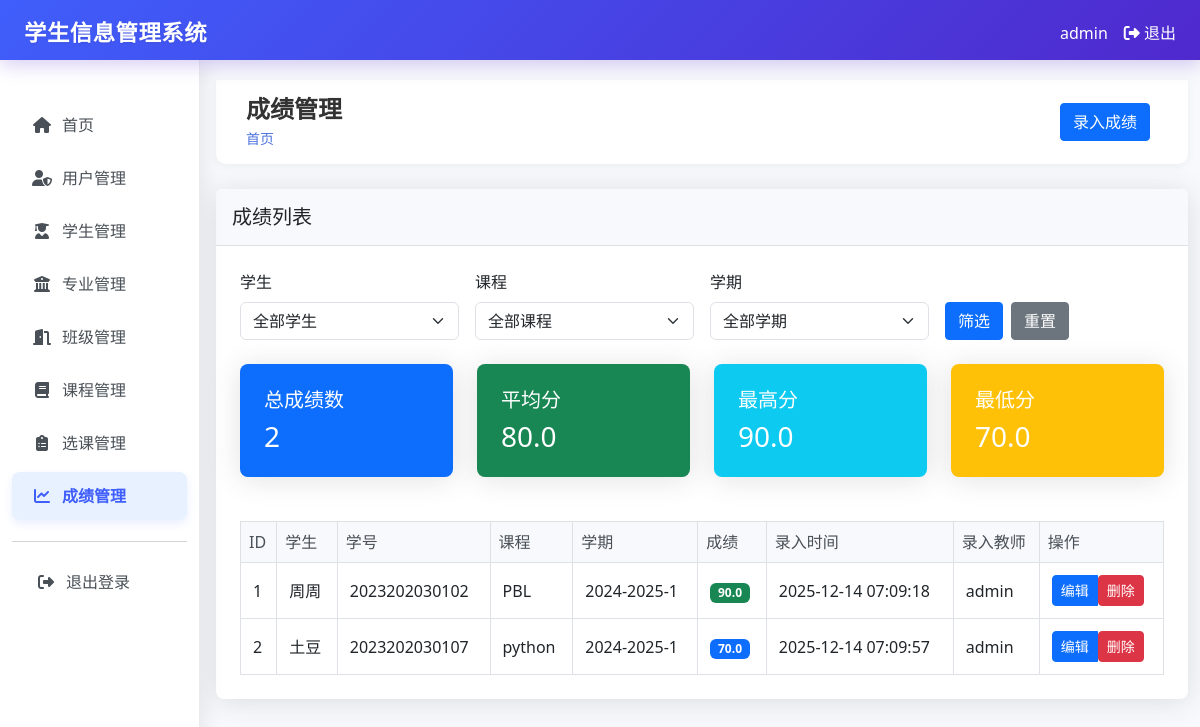
The app's page /grades (signed in), older data.
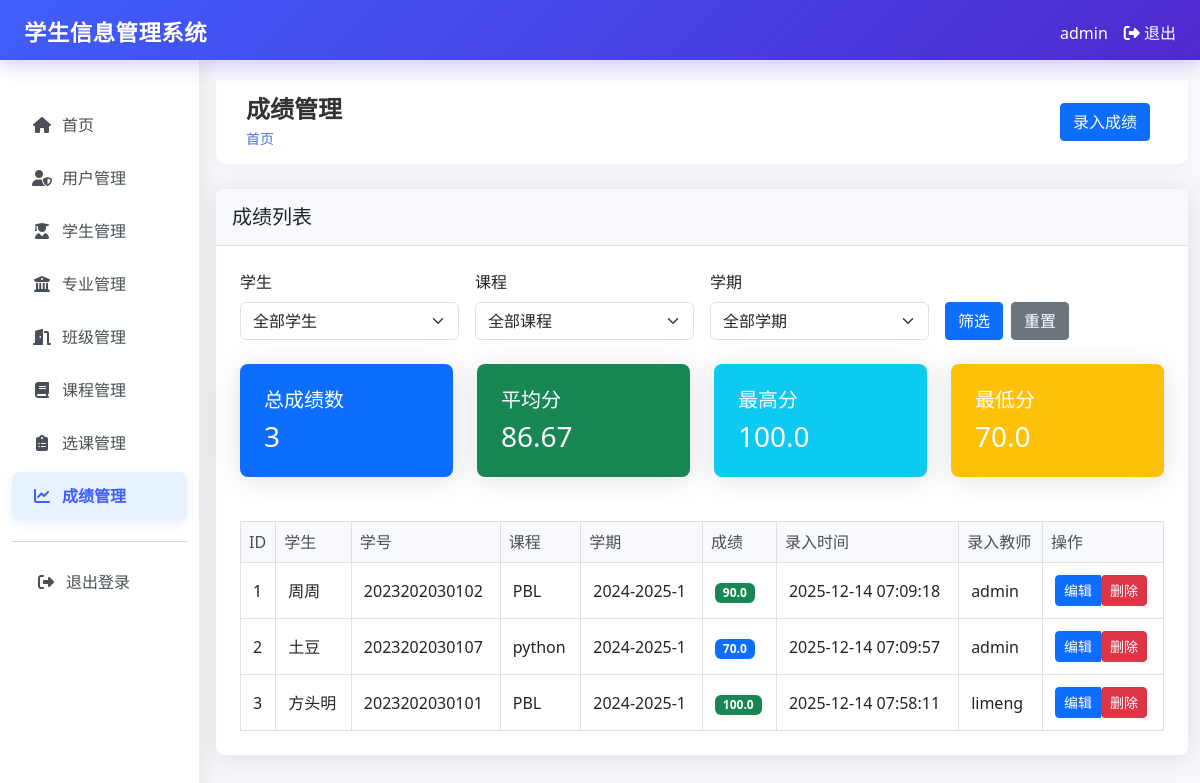
The same page, newer data.
### tables this page shows
CREATE TABLE grades (
        id INTEGER PRIMARY KEY AUTOINCREMENT,
        enrollment_id INTEGER,
        score REAL NOT NULL,
        teacher_id INTEGER,
        created_at TIMESTAMP DEFAULT CURRENT_TIMESTAMP,
        updated_at TIMESTAMP DEFAULT CURRENT_TIMESTAMP,
        FOREIGN KEY (enrollment_id) REFERENCES enrollments (id),
        FOREIGN KEY (teacher_id) REFERENCES users (id)
    );

CREATE TABLE students (
        id INTEGER PRIMARY KEY AUTOINCREMENT,
        student_id TEXT UNIQUE NOT NULL,
        name TEXT NOT NULL,
        gender TEXT NOT NULL,
        birth_date TEXT,
        address TEXT,
        phone TEXT,
        email TEXT,
        major_id INTEGER,
        class_id INTEGER,
        enrollment_date TEXT,
        created_by INTEGER,
        created_at TIMESTAMP DEFAULT CURRENT_TIMESTAMP,
        FOREIGN KEY (major_id) REFERENCES majors (id),
        FOREIGN KEY (class_id) REFERENCES classes (id),
        FOREIGN KEY (created_by) REFERENCES users (id)
    );

CREATE TABLE courses (
        id INTEGER PRIMARY KEY AUTOINCREMENT,
        code TEXT UNIQUE NOT NULL,
        name TEXT NOT NULL,
        description TEXT,
        credits INTEGER,
        created_at TIMESTAMP DEFAULT CURRENT_TIMESTAMP
    );

CREATE TABLE enrollments (
        id INTEGER PRIMARY KEY AUTOINCREMENT,
        student_id INTEGER,
        course_id INTEGER,
        grade REAL,
        semester TEXT,
        created_at TIMESTAMP DEFAULT CURRENT_TIMESTAMP,
        FOREIGN KEY (student_id) REFERENCES students (id),
        FOREIGN KEY (course_id) REFERENCES courses (id)
    );

CREATE TABLE users (
        id INTEGER PRIMARY KEY AUTOINCREMENT,
        username TEXT UNIQUE NOT NULL,
        password TEXT NOT NULL,
        email TEXT UNIQUE NOT NULL,
        role TEXT NOT NULL DEFAULT 'user',
        created_at TIMESTAMP DEFAULT CURRENT_TIMESTAMP
    );

### app.py (the view)
@app.route("/grades")
@login_required
def grades():
    conn = get_db_connection()
    student_id = request.args.get('student_id')
    course_id = request.args.get('course_id')
    semester = request.args.get('semester')
    query = """
        SELECT g.id, s.name as student_name, s.student_id,
               c.name as course_name, e.semester, g.score,
               g.created_at, u.username as teacher_name
        FROM grades g
        JOIN enrollments e ON g.enrollment_id = e.id
        JOIN students s ON e.student_id = s.id
        JOIN courses c ON e.course_id = c.id
        LEFT JOIN users u ON g.teacher_id = u.id
    """
    params = []
    if student_id:
        query += " WHERE s.id = ?"
        params.append(student_id)
    if course_id:
        if not student_id:
            query += " WHERE c.id = ?"
        else:
            query += " AND c.id = ?"
        params.append(course_id)
    if semester:
        if not student_id and not course_id:
            query += " WHERE e.semester = ?"
        else:
            query += " AND e.semester = ?"
        params.append(semester)
    if session.get("role") != "admin":
        if not student_id and not course_id and not semester:
            query += " WHERE s.created_by = ?"
        else:
            query += " AND s.created_by = ?"
        params.append(session["user_id"])
    query += " ORDER BY g.id ASC"
    grades = conn.execute(query, params).fetchall()
    total_grades = len(grades)
    scores = [grade["score"] for grade in grades if grade["score"] is not None]
    average_score = sum(scores) / len(scores) if scores else 0
    max_score = max(scores) if scores else 0
    min_score = min(scores) if scores else 0
    if session.get("role") == "admin":
        students = conn.execute("SELECT id, name, student_id FROM students ORDER BY name").fetchall()
    else:
        students = conn.execute("SELECT id, name, student_id FROM students WHERE created_by = ? ORDER BY name",
                               (session["user_id"],)).fetchall()
    courses = conn.execute("SELECT id, name FROM courses ORDER BY name").fetchall()
    conn.close()
    return render_template("grades/index.html",
                          grades=grades,
                          total_grades=total_grades,
                          average_score=average_score,
                          max_score=max_score,
                          min_score=min_score,
                          students=students,
                          courses=courses)

### app.py (called while the page is built)
def login_required(f):
    @wraps(f)
    def decorated_function(*args, **kwargs):
        if "user_id" not in session:
            return redirect(url_for("login"))
        return f(*args, **kwargs)
    return decorated_function

def get_db_connection():
    conn = sqlite3.connect("student_management.db")
    conn.row_factory = sqlite3.Row
    return conn

### templates/grades/index.html (shortened to what the changed rows need)
{% extends "base.html" %}
{% block header %}成绩管理{% endblock %}
{% block content %}
<div class="card">
    <div class="card-body">
        <div class="row mb-4">
            <div class="col-md-3">
                <div class="card bg-primary text-white">
                    <div class="card-body">
                        <h5 class="card-title">总成绩数</h5>
                        <h3 class="card-text">{{ total_grades }}</h3>
                    </div>
                </div>
            </div>
            <div class="col-md-3">
                <div class="card bg-success text-white">
                    <div class="card-body">
                        <h5 class="card-title">平均分</h5>
                        <h3 class="card-text">{{ average_score|round(2) }}</h3>
                    </div>
                </div>
            </div>
            <div class="col-md-3">
                <div class="card bg-info text-white">
                    <div class="card-body">
                        <h5 class="card-title">最高分</h5>
                        <h3 class="card-text">{{ max_score }}</h3>
                    </div>
                </div>
            </div>
            <div class="col-md-3">
                <div class="card bg-warning text-white">
                    <div class="card-body">
                        <h5 class="card-title">最低分</h5>
                        <h3 class="card-text">{{ min_score }}</h3>
                    </div>
                </div>
            </div>
        </div>
        <div class="table-responsive">
            <table class="table table-bordered table-hover">
                <thead class="table-light">
                    <tr>
                        <th>ID</th>
                        <th>学生</th>
                        <th>学号</th>
                        <th>课程</th>
                        <th>学期</th>
                        <th>成绩</th>
                        <th>录入时间</th>
                        <th>录入教师</th>
                        <th>操作</th>
                    </tr>
                </thead>
                <tbody>
                    {% for grade in grades %}
                    <tr>
                        <td>{{ grade.id }}</td>
                        <td>{{ grade.student_name }}</td>
                        <td>{{ grade.student_id }}</td>
                        <td>{{ grade.course_name }}</td>
                        <td>{{ grade.semester }}</td>
                        <td>
                            {% if grade.score >= 90 %}
                            <span class="badge bg-success">{{ grade.score }}</span>
                            {% elif grade.score >= 80 %}
                            <span class="badge bg-info">{{ grade.score }}</span>
                            {% elif grade.score >= 70 %}
                            <span class="badge bg-primary">{{ grade.score }}</span>
                            {% elif grade.score >= 60 %}
                            <span class="badge bg-warning">{{ grade.score }}</span>
                            {% else %}
                            <span class="badge bg-danger">{{ grade.score }}</span>
                            {% endif %}
                        </td>
                        <td>{{ grade.created_at }}</td>
                        <td>{{ grade.teacher_name or '未知' }}</td>
                        <td>
                            <div class="btn-group">
                                <a href="{{ url_for('edit_grade', grade_id=grade.id) }}" class="btn btn-sm btn-primary">编辑</a>
                                <form action="{{ url_for('delete_grade', grade_id=grade.id) }}" method="post" style="display: inline;" onsubmit="return confirm('确定要删除此成绩记录吗？');">
                                    <button type="submit" class="btn btn-sm btn-danger">删除</button>
                                </form>
                            </div>
                        </td>
                    </tr>
                    {% endfor %}
                </tbody>
            </table>
        </div>
    </div>
</div>
{% endblock %}

Row changes from the older to the newer data that the page shows:
added grades: score "100.0", id "3", student_name "方头明", student_id "2023202030101", course_name "PBL", semester "2024-2025-1", created_at "2025-12-14 07:58:11", username "limeng"
Text that changed along with them:
{{ total_grades }}: "2" → "3"
{{ average_score|round(2) }}: "80.0" → "86.67"
{{ max_score }}: "90.0" → "100.0"
